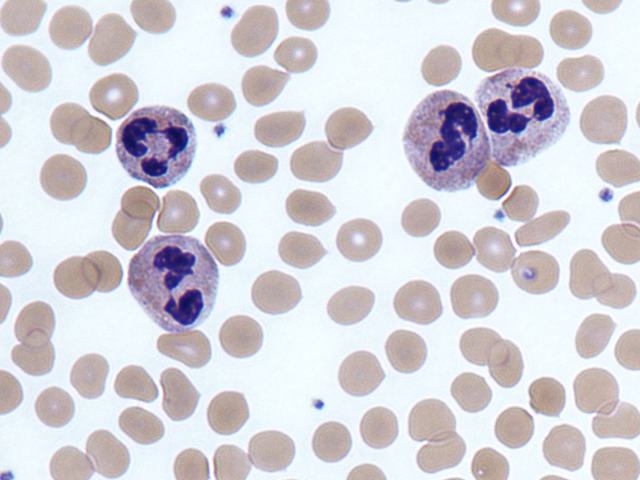
#> input picture opencv/data/cells.png, 640 x 480 px
$ jupyter execute binary_video.ipynb
#> lines starting #> are read from the running program, lines starting #| are printed output that depends on the picture; after the words box and inside, x2 and y2 are one past the last pixel; in counts of white or black regions, pixels touching at a corner belong together
[cell 1]
import sys
import numpy as np
import cv2

[cell 2]
src = cv2.imread('../data/cells.png', cv2.IMREAD_GRAYSCALE)
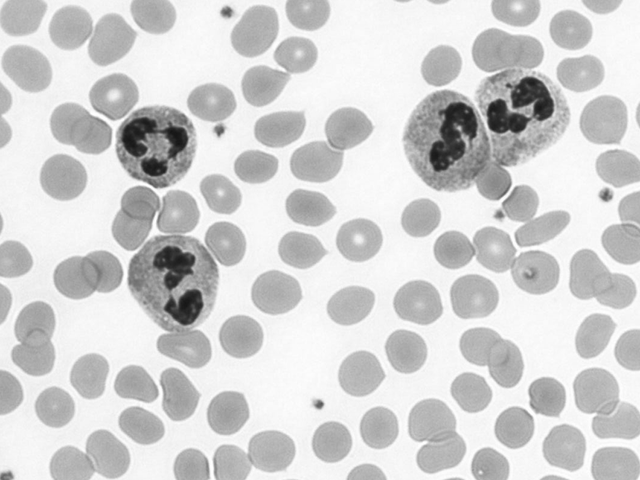
#> src: shape (480, 640); min 21, max 255, mean 209.5

if src is None:
    print('image load failed')
    sys.exit()

_, dst1 = cv2.threshold(src, 100, 255, cv2.THRESH_BINARY)
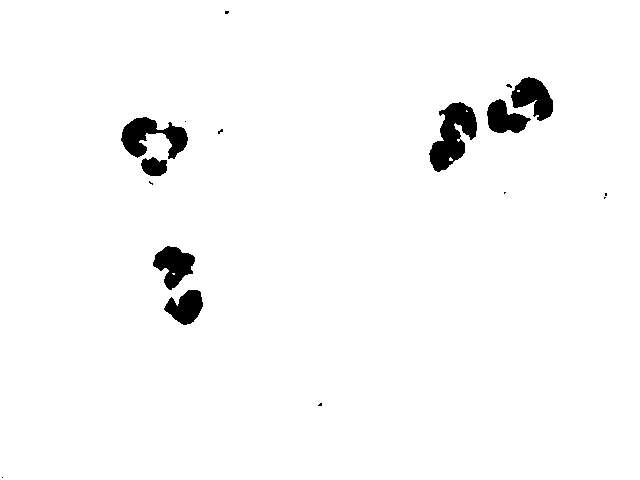
#> dst1: shape (480, 640); 97.5% white; 17 black regions (10 under 20 px), largest, box (x1, y1, x2, y2) and area: (429, 102, 477, 172) 1853, (121, 117, 188, 159) 1448, (511, 77, 553, 121) 1112
_, dst2 = cv2.threshold(src, 210, 255, cv2.THRESH_BINARY)
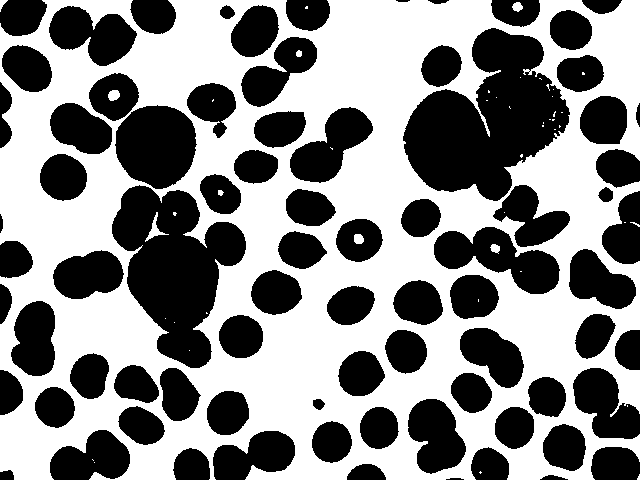
#> dst2: shape (480, 640); 53.4% white; 79 black regions, largest, box (x1, y1, x2, y2) and area: (403, 28, 570, 201) 16495, (112, 185, 246, 368) 13509, (115, 105, 197, 189) 5253
_, dst3 = cv2.threshold(src, 127, 255, cv2.THRESH_TRUNC)
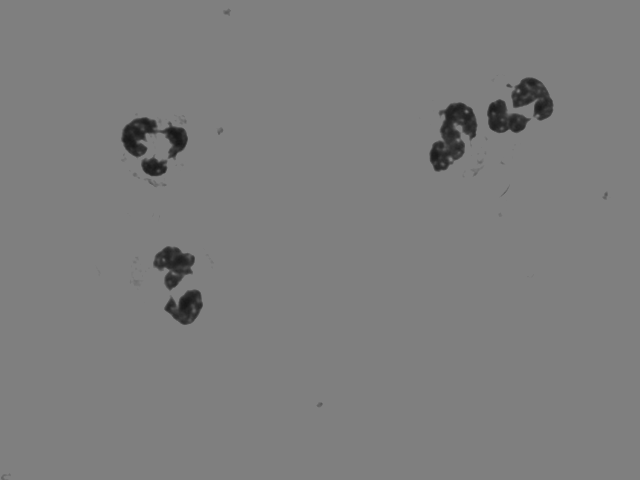
#> dst3: shape (480, 640); min 21, max 127, mean 125.1

cv2.imshow('src', src)
cv2.imshow('dst1' , dst1)
cv2.imshow('dst2', dst2)
cv2.imshow('dst3', dst3)

cv2.waitKey()
cv2.destroyAllWindows()

[cell 3]
src = cv2.imread('../data/sudoku.jpg' , cv2.IMREAD_GRAYSCALE)
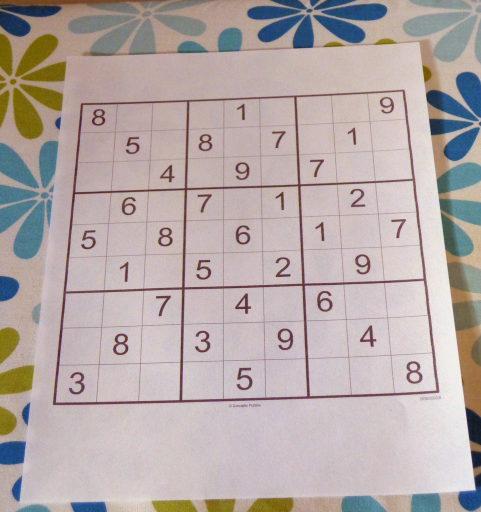
#> input picture opencv/data/sudoku.jpg, 962 x 1024 px (shown at 1/2 size)
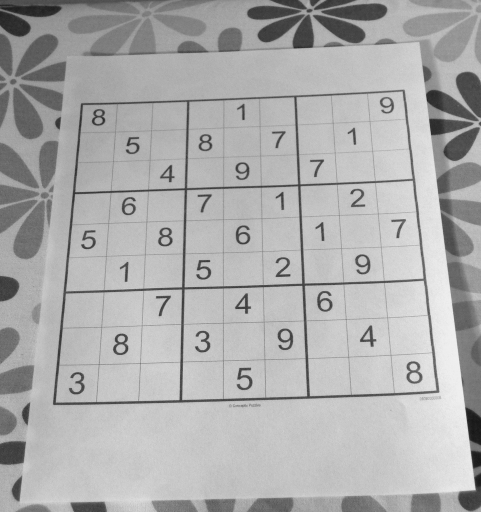
#> src: shape (1024, 962) (shown at 1/2 size); min 20, max 245, mean 172.8

if src is None:
    print('image load failed')
    sys.exit()

bsize = 201

## 블록 평균 계산 방법
## 영역에 해당하는 THRESH HOLD 값을 가우시안 평균으로 구함
## THRESH HOLD TYPE 지정
dst = cv2.adaptiveThreshold(src, 255, cv2.ADAPTIVE_THRESH_GAUSSIAN_C, cv2.THRESH_BINARY, bsize, 5)
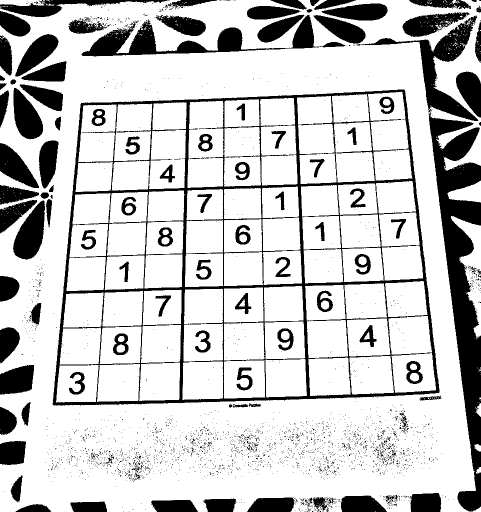
#> dst: shape (1024, 962) (shown at 1/2 size); 78.7% white; 2892 black regions (2773 under 20 px), largest, box (x1, y1, x2, y2) and area: (105, 179, 879, 811) 44932, (714, 31, 962, 1023) 42702, (162, 30, 633, 113) 11463

cv2.imshow('dst', dst)

cv2.imshow('src', src)
cv2.namedWindow('dst')

cv2.waitKey()
cv2.destroyAllWindows()

[cell 4]
src = cv2.imread('../data/rice.png' , cv2.IMREAD_GRAYSCALE)
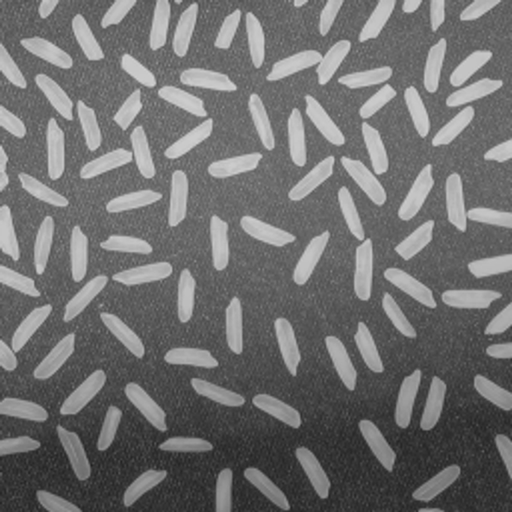
#> input picture opencv/data/rice.png, 512 x 512 px
#> src is the input picture: shape (512, 512); min 33, max 211, mean 111.3

if src is None:
    print('image load failed')
    sys.exit()

## Thresh_binary 연산과 Thresh_otsu 연산을 bitor 연산
## otsu 이진화
## 배경과 객체 두개로 구성되어 있다고 가정하고 두 픽셀 그룹 분산이 최소가 되는 t를 선택
## otsu 이진화는 디폴트가 thresh_binary이다.

th, dst = cv2.threshold(src, 0, 255, cv2.THRESH_BINARY | cv2.THRESH_OTSU)
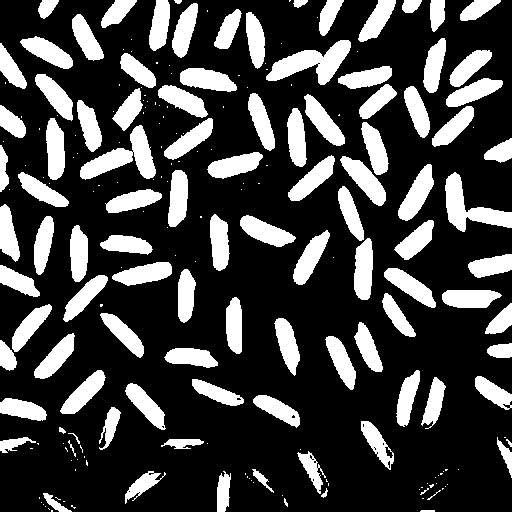
#> dst: shape (512, 512); 26% white; 219 white regions (117 under 20 px), largest, box (x1, y1, x2, y2) and area: (266, 40, 351, 85) 1738, (80, 125, 156, 180) 1709, (445, 172, 512, 232) 1576
#> th = 131


cv2.imshow('src', src)
cv2.imshow('dst' , dst)
cv2.waitKey()
cv2.destroyAllWindows()
